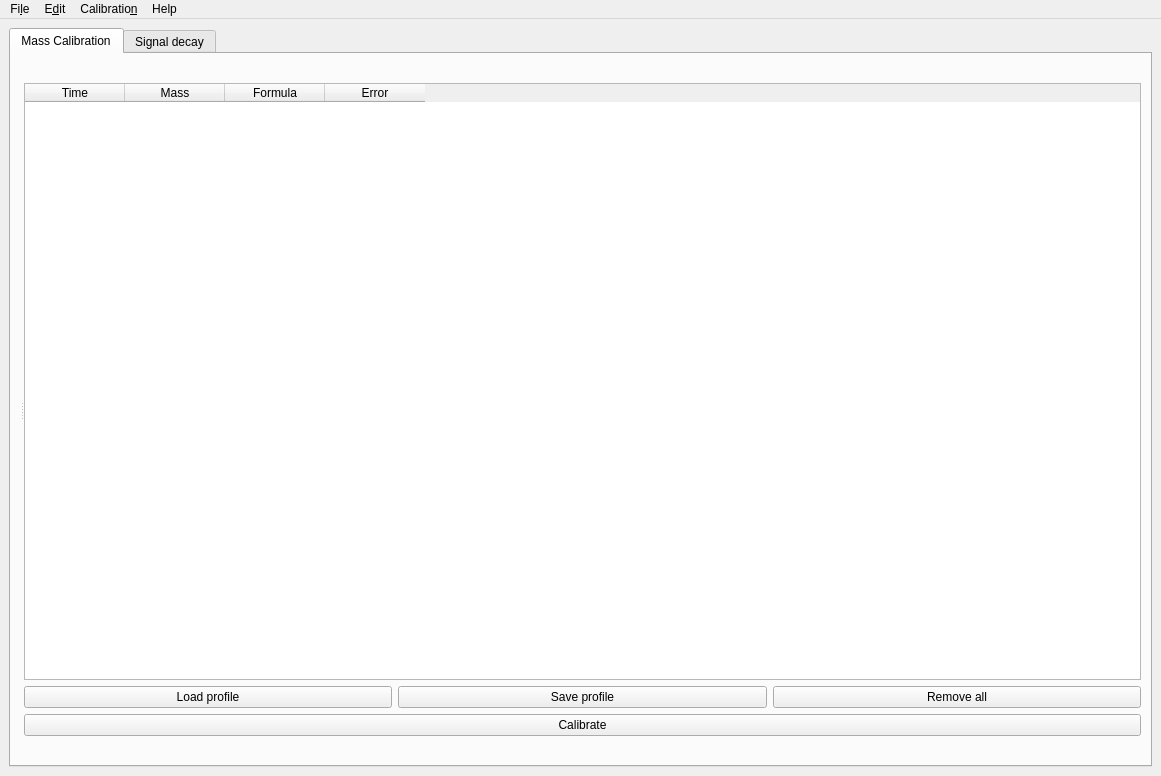
<?xml version="1.0" encoding="UTF-8"?>
<ui version="4.0">
 <class>MainWindow</class>
 <widget class="QMainWindow" name="MainWindow">
  <property name="geometry">
   <rect>
    <x>0</x>
    <y>0</y>
    <width>1161</width>
    <height>776</height>
   </rect>
  </property>
  <property name="sizePolicy">
   <sizepolicy hsizetype="Expanding" vsizetype="Expanding">
    <horstretch>0</horstretch>
    <verstretch>0</verstretch>
   </sizepolicy>
  </property>
  <property name="windowTitle">
   <string>Mass Calibration - v2.001</string>
  </property>
  <property name="windowIcon">
   <iconset>
    <normaloff>icon.png</normaloff>icon.png</iconset>
  </property>
  <widget class="QWidget" name="centralwidget">
   <property name="sizePolicy">
    <sizepolicy hsizetype="Expanding" vsizetype="Expanding">
     <horstretch>0</horstretch>
     <verstretch>0</verstretch>
    </sizepolicy>
   </property>
   <layout class="QVBoxLayout" name="verticalLayout">
    <item>
     <widget class="QTabWidget" name="tabWidget">
      <property name="styleSheet">
       <string notr="true">file:///home/cat/Workspace/QTDark/QTDark.stylesheet</string>
      </property>
      <property name="currentIndex">
       <number>0</number>
      </property>
      <widget class="QWidget" name="tab_3">
       <property name="sizePolicy">
        <sizepolicy hsizetype="Expanding" vsizetype="Expanding">
         <horstretch>0</horstretch>
         <verstretch>0</verstretch>
        </sizepolicy>
       </property>
       <attribute name="title">
        <string>Mass Calibration</string>
       </attribute>
       <layout class="QGridLayout" name="gridLayout_2">
        <item row="0" column="0">
         <widget class="QSplitter" name="splitter">
          <property name="minimumSize">
           <size>
            <width>150</width>
            <height>0</height>
           </size>
          </property>
          <property name="orientation">
           <enum>Qt::Horizontal</enum>
          </property>
          <widget class="QWidget" name="layoutWidget">
           <layout class="QGridLayout" name="gridLayout_3"/>
          </widget>
          <widget class="QWidget" name="verticalLayoutWidget">
           <layout class="QVBoxLayout" name="verticalLayout_2">
            <property name="sizeConstraint">
             <enum>QLayout::SetMinimumSize</enum>
            </property>
            <item>
             <widget class="QLabel" name="label_2">
              <property name="text">
               <string/>
              </property>
             </widget>
            </item>
            <item>
             <widget class="QTableWidget" name="tableWidget">
              <property name="styleSheet">
               <string notr="true">file:///home/cat/Workspace/QTDark/QTDark.stylesheet</string>
              </property>
              <column>
               <property name="text">
                <string>Time</string>
               </property>
              </column>
              <column>
               <property name="text">
                <string>Mass</string>
               </property>
              </column>
              <column>
               <property name="text">
                <string>Formula</string>
               </property>
              </column>
              <column>
               <property name="text">
                <string>Error</string>
               </property>
              </column>
             </widget>
            </item>
            <item>
             <layout class="QHBoxLayout" name="horizontalLayout_3">
              <property name="sizeConstraint">
               <enum>QLayout::SetMinimumSize</enum>
              </property>
              <item>
               <widget class="QPushButton" name="btn_loadCal">
                <property name="text">
                 <string>Load profile</string>
                </property>
                <property name="icon">
                 <iconset>
                  <normaloff>designs/open.svg</normaloff>designs/open.svg</iconset>
                </property>
                <property name="iconSize">
                 <size>
                  <width>30</width>
                  <height>30</height>
                 </size>
                </property>
               </widget>
              </item>
              <item>
               <widget class="QPushButton" name="btn_saveCal">
                <property name="text">
                 <string>Save profile</string>
                </property>
                <property name="icon">
                 <iconset>
                  <normaloff>designs/save.svg</normaloff>designs/save.svg</iconset>
                </property>
                <property name="iconSize">
                 <size>
                  <width>30</width>
                  <height>30</height>
                 </size>
                </property>
               </widget>
              </item>
              <item>
               <widget class="QPushButton" name="btn_removePeaks">
                <property name="text">
                 <string>Remove all</string>
                </property>
                <property name="icon">
                 <iconset>
                  <normaloff>designs/clear.svg</normaloff>designs/clear.svg</iconset>
                </property>
                <property name="iconSize">
                 <size>
                  <width>30</width>
                  <height>30</height>
                 </size>
                </property>
               </widget>
              </item>
             </layout>
            </item>
            <item>
             <widget class="QPushButton" name="btCalibrate">
              <property name="text">
               <string>Calibrate</string>
              </property>
              <property name="shortcut">
               <string>Ctrl+R</string>
              </property>
             </widget>
            </item>
            <item>
             <widget class="QLabel" name="lbStatus">
              <property name="text">
               <string/>
              </property>
             </widget>
            </item>
           </layout>
          </widget>
         </widget>
        </item>
       </layout>
      </widget>
      <widget class="QWidget" name="tab_4">
       <attribute name="title">
        <string>Signal decay</string>
       </attribute>
       <layout class="QGridLayout" name="gridLayout">
        <item row="1" column="0" rowspan="7">
         <layout class="QGridLayout" name="gridLayout_4"/>
        </item>
        <item row="4" column="3">
         <layout class="QHBoxLayout" name="horizontalLayout">
          <item>
           <widget class="QPushButton" name="btnAdd">
            <property name="enabled">
             <bool>true</bool>
            </property>
            <property name="sizePolicy">
             <sizepolicy hsizetype="Minimum" vsizetype="Fixed">
              <horstretch>0</horstretch>
              <verstretch>0</verstretch>
             </sizepolicy>
            </property>
            <property name="text">
             <string/>
            </property>
            <property name="icon">
             <iconset>
              <normaloff>designs/add.svg</normaloff>designs/add.svg</iconset>
            </property>
            <property name="iconSize">
             <size>
              <width>30</width>
              <height>30</height>
             </size>
            </property>
           </widget>
          </item>
          <item>
           <widget class="QPushButton" name="pushButton_2">
            <property name="text">
             <string/>
            </property>
            <property name="icon">
             <iconset>
              <normaloff>designs/arrow-up.svg</normaloff>designs/arrow-up.svg</iconset>
            </property>
            <property name="iconSize">
             <size>
              <width>30</width>
              <height>30</height>
             </size>
            </property>
           </widget>
          </item>
          <item>
           <widget class="QPushButton" name="pushButton">
            <property name="text">
             <string/>
            </property>
            <property name="icon">
             <iconset>
              <normaloff>designs/arrow-down.svg</normaloff>designs/arrow-down.svg</iconset>
            </property>
            <property name="iconSize">
             <size>
              <width>30</width>
              <height>30</height>
             </size>
            </property>
           </widget>
          </item>
          <item>
           <widget class="QPushButton" name="pushButton_3">
            <property name="text">
             <string/>
            </property>
            <property name="icon">
             <iconset>
              <normaloff>designs/remove.svg</normaloff>designs/remove.svg</iconset>
            </property>
            <property name="iconSize">
             <size>
              <width>30</width>
              <height>30</height>
             </size>
            </property>
           </widget>
          </item>
         </layout>
        </item>
        <item row="5" column="3">
         <layout class="QHBoxLayout" name="horizontalLayout_2">
          <item>
           <widget class="QPushButton" name="btnPlot">
            <property name="text">
             <string>Plot the decay </string>
            </property>
            <property name="icon">
             <iconset>
              <normaloff>designs/plot.svg</normaloff>designs/plot.svg</iconset>
            </property>
            <property name="iconSize">
             <size>
              <width>30</width>
              <height>30</height>
             </size>
            </property>
           </widget>
          </item>
          <item>
           <widget class="QPushButton" name="btnClear">
            <property name="text">
             <string>Clear All</string>
            </property>
            <property name="icon">
             <iconset>
              <normaloff>designs/clear.svg</normaloff>designs/clear.svg</iconset>
            </property>
            <property name="iconSize">
             <size>
              <width>28</width>
              <height>28</height>
             </size>
            </property>
           </widget>
          </item>
         </layout>
        </item>
        <item row="1" column="3">
         <widget class="QLabel" name="label">
          <property name="text">
           <string>Select the peak by zooming on it</string>
          </property>
         </widget>
        </item>
        <item row="2" column="3">
         <widget class="QListWidget" name="listWidget">
          <property name="maximumSize">
           <size>
            <width>300</width>
            <height>16777215</height>
           </size>
          </property>
          <property name="lineWidth">
           <number>2</number>
          </property>
          <property name="resizeMode">
           <enum>QListView::Adjust</enum>
          </property>
         </widget>
        </item>
        <item row="3" column="3">
         <widget class="QProgressBar" name="progressBar">
          <property name="enabled">
           <bool>false</bool>
          </property>
          <property name="minimumSize">
           <size>
            <width>0</width>
            <height>0</height>
           </size>
          </property>
          <property name="maximumSize">
           <size>
            <width>300</width>
            <height>16777215</height>
           </size>
          </property>
          <property name="value">
           <number>0</number>
          </property>
          <property name="textVisible">
           <bool>false</bool>
          </property>
         </widget>
        </item>
       </layout>
      </widget>
     </widget>
    </item>
   </layout>
  </widget>
  <widget class="QMenuBar" name="menubar">
   <property name="geometry">
    <rect>
     <x>0</x>
     <y>0</y>
     <width>1161</width>
     <height>30</height>
    </rect>
   </property>
   <widget class="QMenu" name="menuFile">
    <property name="tearOffEnabled">
     <bool>true</bool>
    </property>
    <property name="title">
     <string>Fi&amp;le</string>
    </property>
    <addaction name="actionNew"/>
    <addaction name="actionSave"/>
    <addaction name="actionSave_as"/>
    <addaction name="separator"/>
    <addaction name="actionQuit"/>
   </widget>
   <widget class="QMenu" name="menuEdit">
    <property name="title">
     <string>E&amp;dit</string>
    </property>
    <addaction name="actionRm_baseline"/>
    <addaction name="actionCrop"/>
    <addaction name="separator"/>
    <addaction name="actionReloadConfig"/>
   </widget>
   <widget class="QMenu" name="menuHelp">
    <property name="title">
     <string>Help</string>
    </property>
    <addaction name="actionInstructions"/>
    <addaction name="separator"/>
    <addaction name="actionAbout"/>
   </widget>
   <widget class="QMenu" name="menuTools">
    <property name="title">
     <string>Calibratio&amp;n</string>
    </property>
    <addaction name="actionCalibrate"/>
    <addaction name="actionCalibrate_formula"/>
    <addaction name="actionUncalibrate"/>
    <addaction name="separator"/>
    <addaction name="actionLoadProfile"/>
    <addaction name="actionSaveProfile"/>
   </widget>
   <addaction name="menuFile"/>
   <addaction name="menuEdit"/>
   <addaction name="menuTools"/>
   <addaction name="menuHelp"/>
  </widget>
  <action name="actionNew">
   <property name="text">
    <string>&amp;New</string>
   </property>
   <property name="shortcut">
    <string>Ctrl+N</string>
   </property>
  </action>
  <action name="actionSave">
   <property name="text">
    <string>&amp;Save</string>
   </property>
   <property name="shortcut">
    <string>Ctrl+S</string>
   </property>
  </action>
  <action name="actionSave_as">
   <property name="text">
    <string>Sa&amp;ve as npz</string>
   </property>
   <property name="shortcut">
    <string>Ctrl+Shift+S</string>
   </property>
  </action>
  <action name="actionQuit">
   <property name="text">
    <string>&amp;Quit</string>
   </property>
   <property name="shortcut">
    <string>Ctrl+Q</string>
   </property>
  </action>
  <action name="actionPreferences">
   <property name="text">
    <string>&amp;Preferences</string>
   </property>
   <property name="shortcut">
    <string>Ctrl+P</string>
   </property>
  </action>
  <action name="actionInstructions">
   <property name="text">
    <string>&amp;Instructions</string>
   </property>
  </action>
  <action name="actionAbout">
   <property name="text">
    <string>&amp;About</string>
   </property>
  </action>
  <action name="actionRm_baseline">
   <property name="text">
    <string>&amp;Remove baseline</string>
   </property>
   <property name="shortcut">
    <string>Ctrl+Shift+B</string>
   </property>
  </action>
  <action name="actionReloadConfig">
   <property name="text">
    <string>Reload &amp;config</string>
   </property>
   <property name="shortcut">
    <string>Ctrl+Shift+U</string>
   </property>
  </action>
  <action name="actionCrop">
   <property name="text">
    <string>Cr&amp;op</string>
   </property>
   <property name="shortcut">
    <string>Ctrl+Shift+C</string>
   </property>
  </action>
  <action name="actionCalibrate">
   <property name="text">
    <string>&amp;Calibrate</string>
   </property>
   <property name="shortcut">
    <string>Ctrl+R</string>
   </property>
  </action>
  <action name="actionUncalibrate">
   <property name="text">
    <string>&amp;Uncalibrate</string>
   </property>
   <property name="shortcut">
    <string>Ctrl+Shift+R</string>
   </property>
   <property name="autoRepeat">
    <bool>true</bool>
   </property>
  </action>
  <action name="actionLoadProfile">
   <property name="text">
    <string>&amp;Load profile</string>
   </property>
  </action>
  <action name="actionSaveProfile">
   <property name="text">
    <string>&amp;Save profile</string>
   </property>
  </action>
  <action name="actionCalibrate_formula">
   <property name="text">
    <string>Calibrate (&amp;formula)</string>
   </property>
  </action>
 </widget>
 <resources/>
 <connections/>
</ui>
